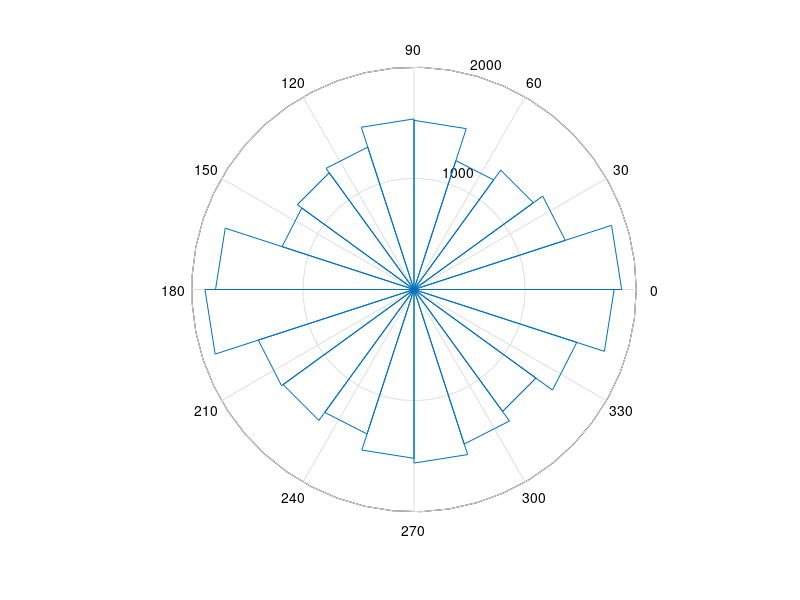

Write the MATLAB code that produced this figure.
function getSaccadeDirection
close all
P = csvread('FourierComponents.csv');


theta = 0:0.01:2*pi;
size(theta)
cumv_q = P(1)*theta;
for j=2:64;
    cumv_q =  cumv_q + (-1)^(j-1).*real(P(j)).*sin((j-1)*theta)./(j-1) + (-1)^j*imag(P(j)).*cos((j-1)*theta)./(j-1);
end
cumv_q=cumv_q./64;

a = max(cumv_q);
phi = [];
for t=1:30000;
    x = a*rand;
    phi =[phi, theta(find(x<cumv_q, 1 ))];
end


figure;
theta=(0:pi/32:2*pi);
p2 = histc(phi,theta);
p2(65) = [];
theta(65) = [];
rose(phi)